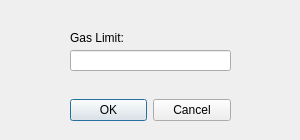
<?xml version="1.0" encoding="UTF-8"?>
<ui version="4.0">
 <class>SetGasLimitDialog</class>
 <widget class="QDialog" name="SetGasLimitDialog">
  <property name="geometry">
   <rect>
    <x>0</x>
    <y>0</y>
    <width>300</width>
    <height>140</height>
   </rect>
  </property>
  <property name="windowTitle">
   <string>Set Gas Limit</string>
  </property>
  <widget class="QDialogButtonBox" name="buttonBox">
   <property name="geometry">
    <rect>
     <x>70</x>
     <y>90</y>
     <width>161</width>
     <height>41</height>
    </rect>
   </property>
   <property name="orientation">
    <enum>Qt::Horizontal</enum>
   </property>
   <property name="standardButtons">
    <set>QDialogButtonBox::Cancel|QDialogButtonBox::Ok</set>
   </property>
  </widget>
  <widget class="QLabel" name="label">
   <property name="geometry">
    <rect>
     <x>70</x>
     <y>30</y>
     <width>121</width>
     <height>16</height>
    </rect>
   </property>
   <property name="text">
    <string>Gas Limit:</string>
   </property>
  </widget>
  <widget class="QLineEdit" name="lineEdit">
   <property name="geometry">
    <rect>
     <x>70</x>
     <y>50</y>
     <width>161</width>
     <height>21</height>
    </rect>
   </property>
  </widget>
 </widget>
 <resources/>
 <connections>
  <connection>
   <sender>buttonBox</sender>
   <signal>accepted()</signal>
   <receiver>SetGasLimitDialog</receiver>
   <slot>accept()</slot>
   <hints>
    <hint type="sourcelabel">
     <x>248</x>
     <y>254</y>
    </hint>
    <hint type="destinationlabel">
     <x>157</x>
     <y>274</y>
    </hint>
   </hints>
  </connection>
  <connection>
   <sender>buttonBox</sender>
   <signal>rejected()</signal>
   <receiver>SetGasLimitDialog</receiver>
   <slot>reject()</slot>
   <hints>
    <hint type="sourcelabel">
     <x>316</x>
     <y>260</y>
    </hint>
    <hint type="destinationlabel">
     <x>286</x>
     <y>274</y>
    </hint>
   </hints>
  </connection>
 </connections>
</ui>
